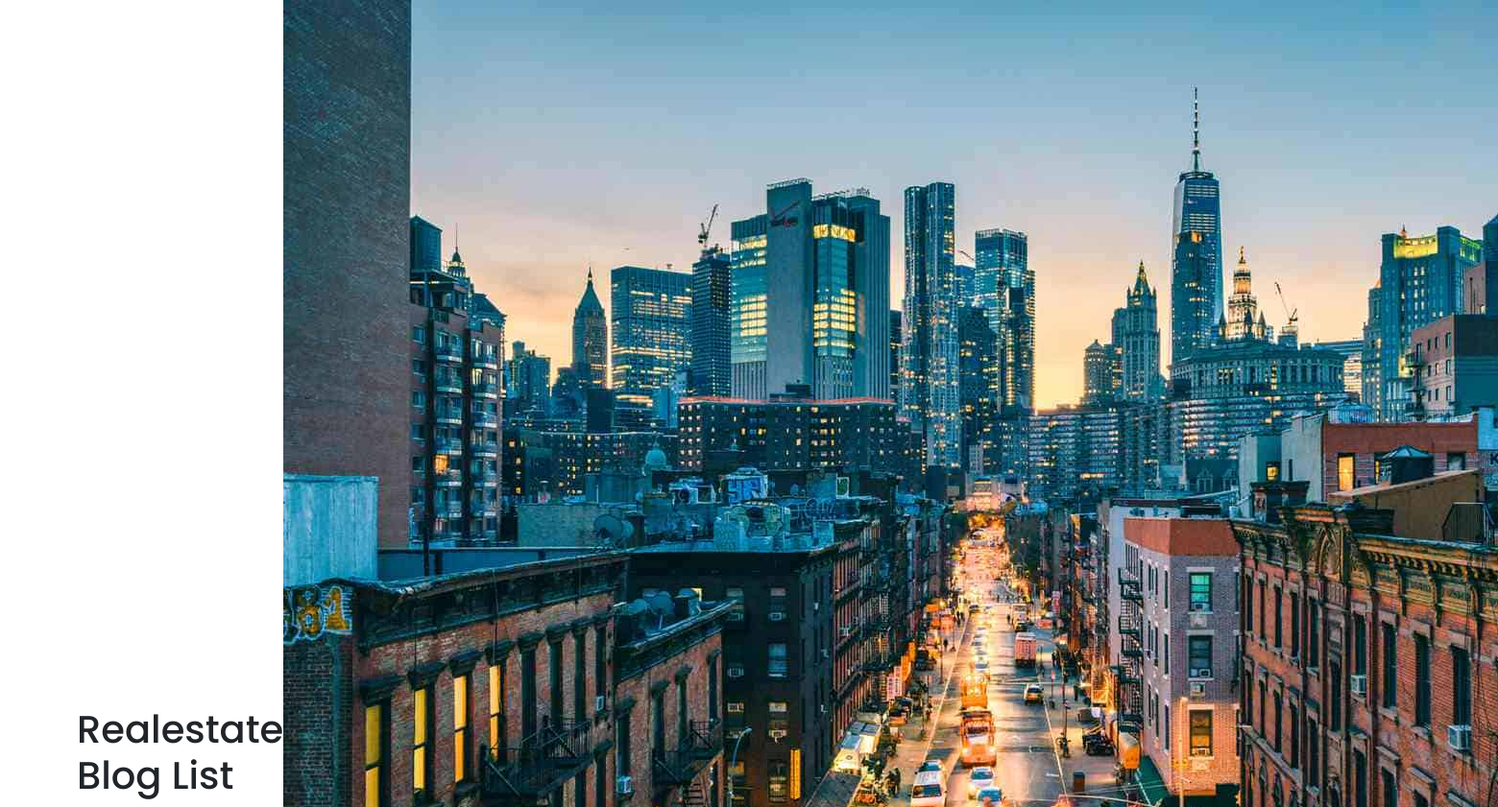
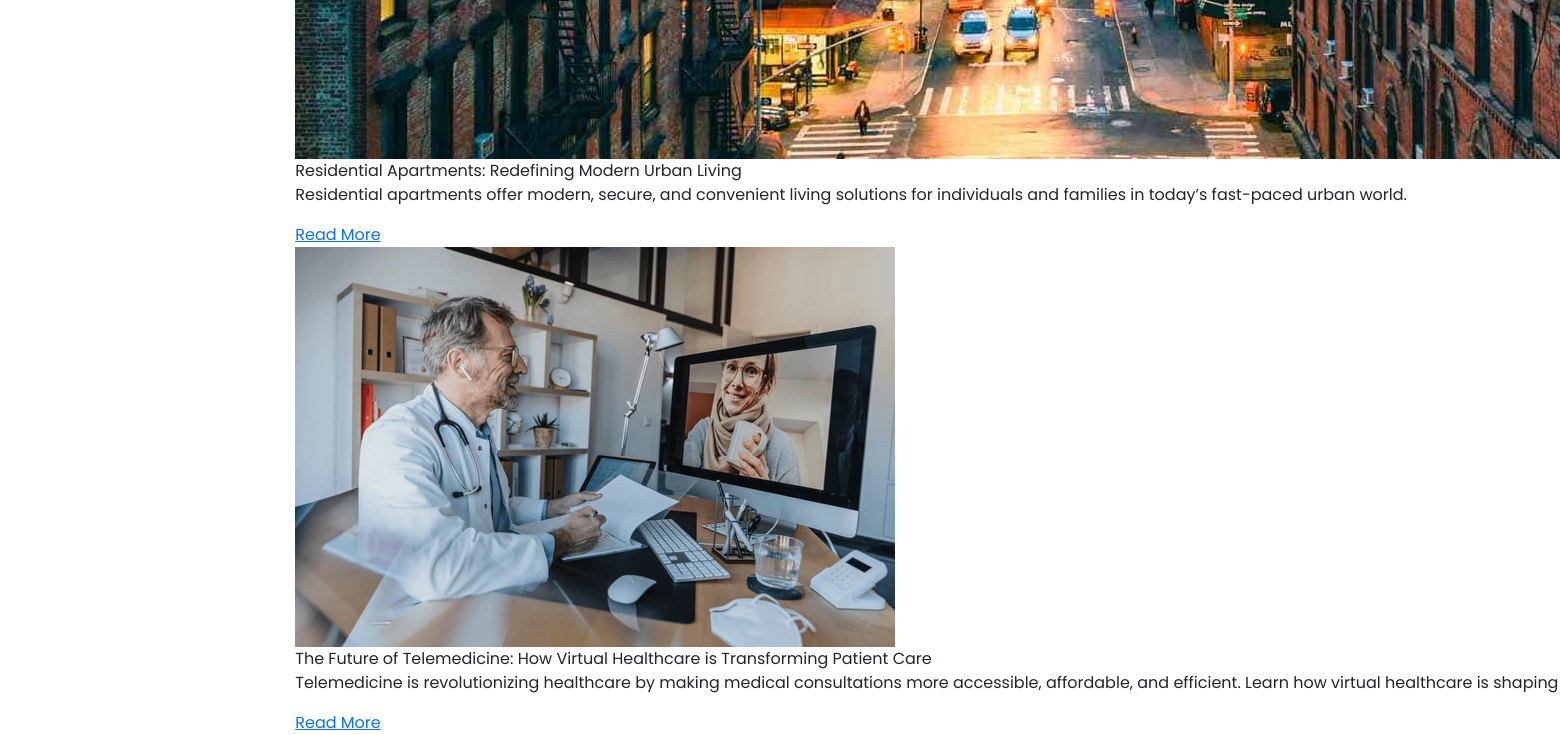
The page /blog/realestate/ on the database as committed earlier (2 pictures, top to bottom).
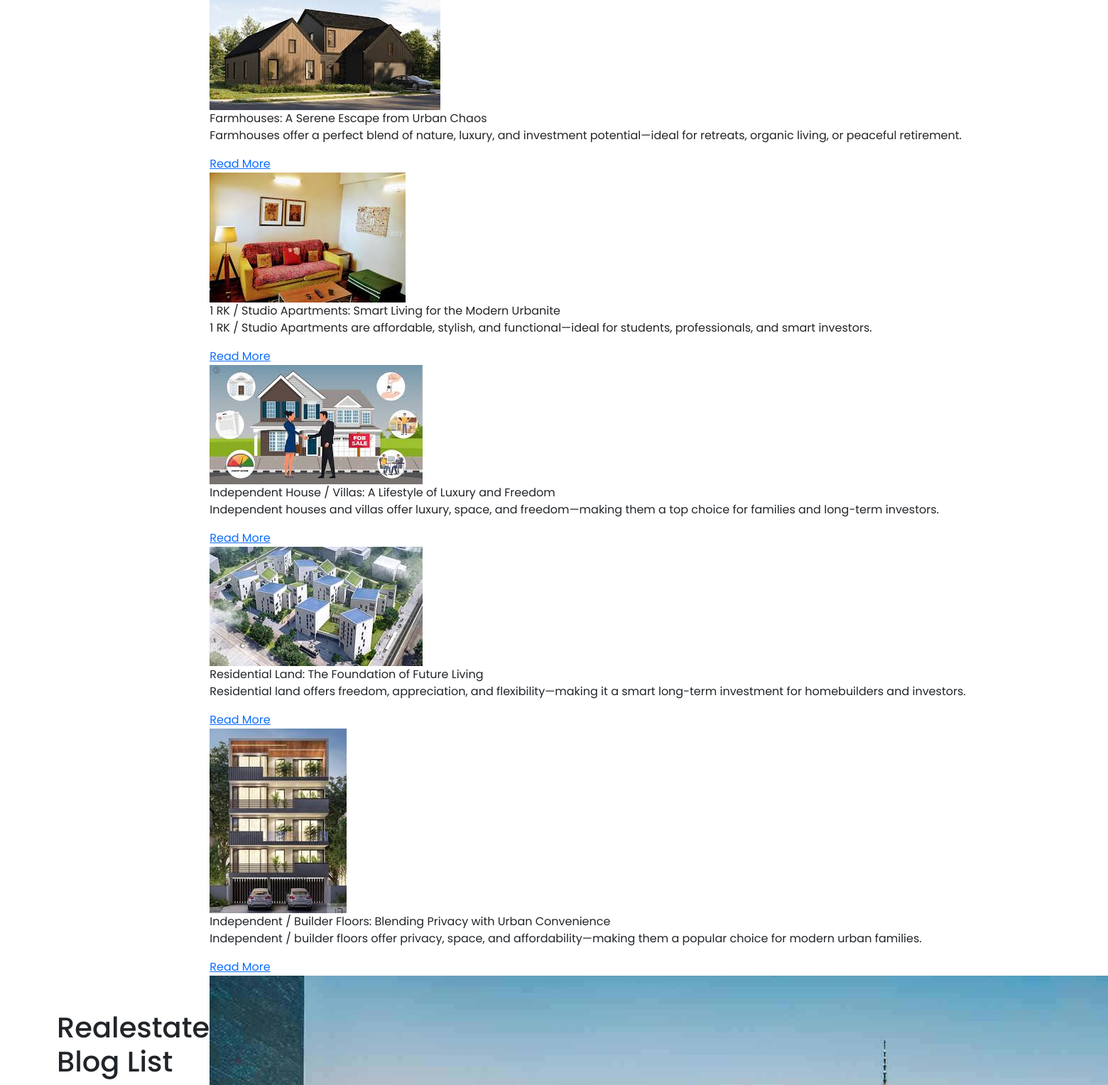
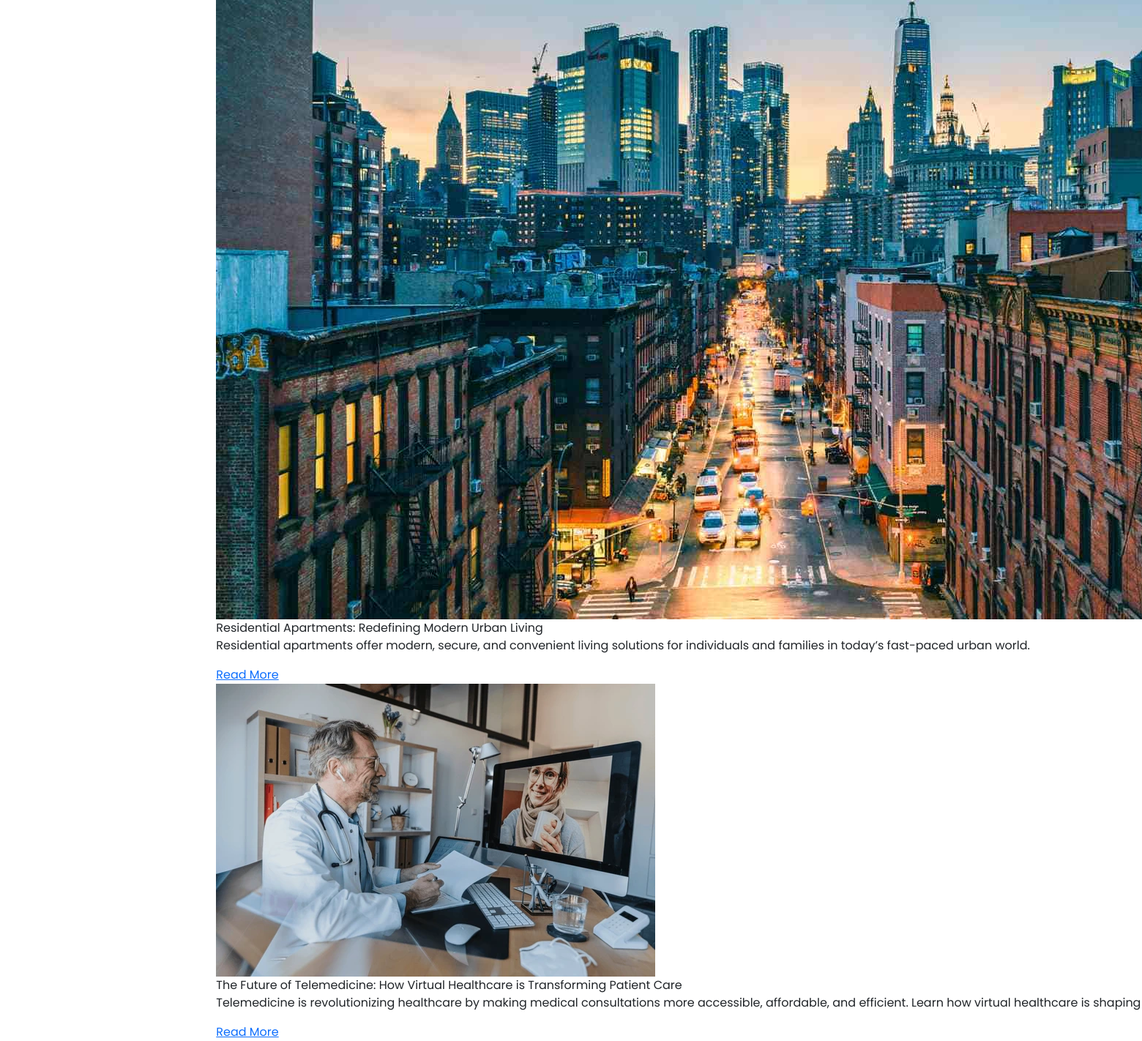
The same page on the database as committed later (2 pictures, top to bottom).
### blog/models.py (models this page shows, shortened)
class Blog(models.Model):
    BLOG_TYPE_CHOICES = [
        ('commerce', 'commerce'),
        ('energy', 'energy'),
        ('esports', 'esports'),
        ('fintech', 'fintech'),
        ('healthcare', 'healthcare'),
        ('realestate', 'realestate'),
        ('tour', 'tour'),
    ]
    title = models.CharField(max_length=255)
    slug = models.SlugField(unique=False, blank=True)
    image = models.ImageField(upload_to="blog/images/blog_images")
    content = models.TextField()
    short_description = models.CharField(max_length=200, blank=True, null=True)
    category = models.CharField(max_length=100)
    published_date = models.DateTimeField(auto_now_add=True)
    author = models.CharField(max_length=100, default="Unknown Author")
    author_description = models.TextField(default="No description available.")
    author_image = models.ImageField(
    upload_to='blog/images/author_images/',
    default='blog/images/author_images/default_author_image.png',
    blank=True, null=True
    )
    active = models.BooleanField(default=True)
    tags = models.ManyToManyField(Tag, blank=True)
    blog_type = models.CharField(
        max_length=20, choices=BLOG_TYPE_CHOICES, default='healthcare'
    )  # Default value corrected

### blog/views.py (the view)
# urls.py: path("realestate/", views.blog_list, {"blog_type": "realestate"}, name="realestate_blog_list"),
def blog_list(request, blog_type=None):
    if blog_type not in dict(Blog.BLOG_TYPE_CHOICES).keys():
        messages.error(request, 'Invalid blog type!')
        return redirect('blog:form')
    blogs = Blog.objects.filter(active=True, blog_type=blog_type).order_by("-published_date")
    for blog in blogs:
        if not blog.slug or not slugify(blog.slug):
            blog.slug = slugify(blog.title)
            blog.save()
    return render(request, f'{blog_type}_blog_list.html', {
        "blogs": blogs,
        "blog_type": blog_type
    })

### blog/templates/realestate_blog_list.html (shortened to what this page needs)
{% load static %}
<!DOCTYPE html>
<html lang="en">
<head>
    <link href="https://cdn.jsdelivr.net/npm/bootstrap@5.3.0-alpha1/dist/css/bootstrap.min.css" rel="stylesheet">
    <link rel="stylesheet" href="{% static 'css/styles.css' %}">
    {% include 'favicon.html' %}
</head>
<body>
    <div class="container">
        <h1 class="page-title">Realestate Blog List</h1>
        <div class="blog-grid">
            {% for blog in blogs %}
            <div class="blog-card">
                <div class="blog-image">
                    {% if blog.image %}
                        <img src="{{ blog.image.url }}" alt="{{ blog.title }}" class="blog-img">
                    {% else %}
                        <img src="{% static 'images/default_blog_image.jpg' %}" alt="{{ blog.title }}" class="blog-img">
                    {% endif %}
                    <div class="blog-title">{{ blog.title }}</div>
                </div>
                <div class="blog-content">
                    <p class="blog-text">{{ blog.short_description|default:blog.content|truncatewords:30|safe }}</p>
                    <a href="{% url 'blog:realestate_blog_detail' blog.slug %}" class="read-more" aria-label="Read more about {{ blog.title }}">Read More</a>
                </div>
            </div>
            {% endfor %}
        </div>
    </div>
</body>
</html>

### templates/favicon.html (shortened to what this page needs)
{% load static %}
<html>
<head>
</head>
</html>

### static/css/styles.css (style rules this page uses)
:root { --green: #19af62; --white: #ffffff; --light-gray: #f7f7f7; --medium-gray: #d6d4d4; --dark-gray: #6e7d83; --text-color: #353c3f; --shadow: 0 4px 10px rgba(0, 0, 0, 0.2); }
body { background-image: url("../images/backdrop.jpg"); background-position: bottom; scroll-behavior: smooth; width: 100%; margin: 0; font-family: "Poppins", sans-serif; margin: 0 auto; }
.container { display: flex; justify-content: space-between; align-items: center; width: 100%; max-width: 1440px; margin: 0 auto; padding: 0 20px; box-sizing: border-box; }

Rows that differ between the two databases and show on the page:
added Blog: image (picture), title "Farmhouses: A Serene Escape from Urban Chaos", short_description "Farmhouses offer a perfect blend of nature, luxury, and investment potential—ideal for retreats, organic living, or peaceful retirement."
added Blog: image (picture), title "1 RK / Studio Apartments: Smart Living for the Modern Urbanite", short_description "1 RK / Studio Apartments are affordable, stylish, and functional—ideal for students, professionals, and smart investors."
added Blog: image (picture), title "Independent House / Villas: A Lifestyle of Luxury and Freedom", short_description "Independent houses and villas offer luxury, space, and freedom—making them a top choice for families and long-term investors."
added Blog: image (picture), title "Residential Land: The Foundation of Future Living", short_description "Residential land offers freedom, appreciation, and flexibility—making it a smart long-term investment for homebuilders and investors."
added Blog: image (picture), title "Independent / Builder Floors: Blending Privacy with Urban Convenience", short_description "Independent / builder floors offer privacy, space, and affordability—making them a popular choice for modern urban families."
